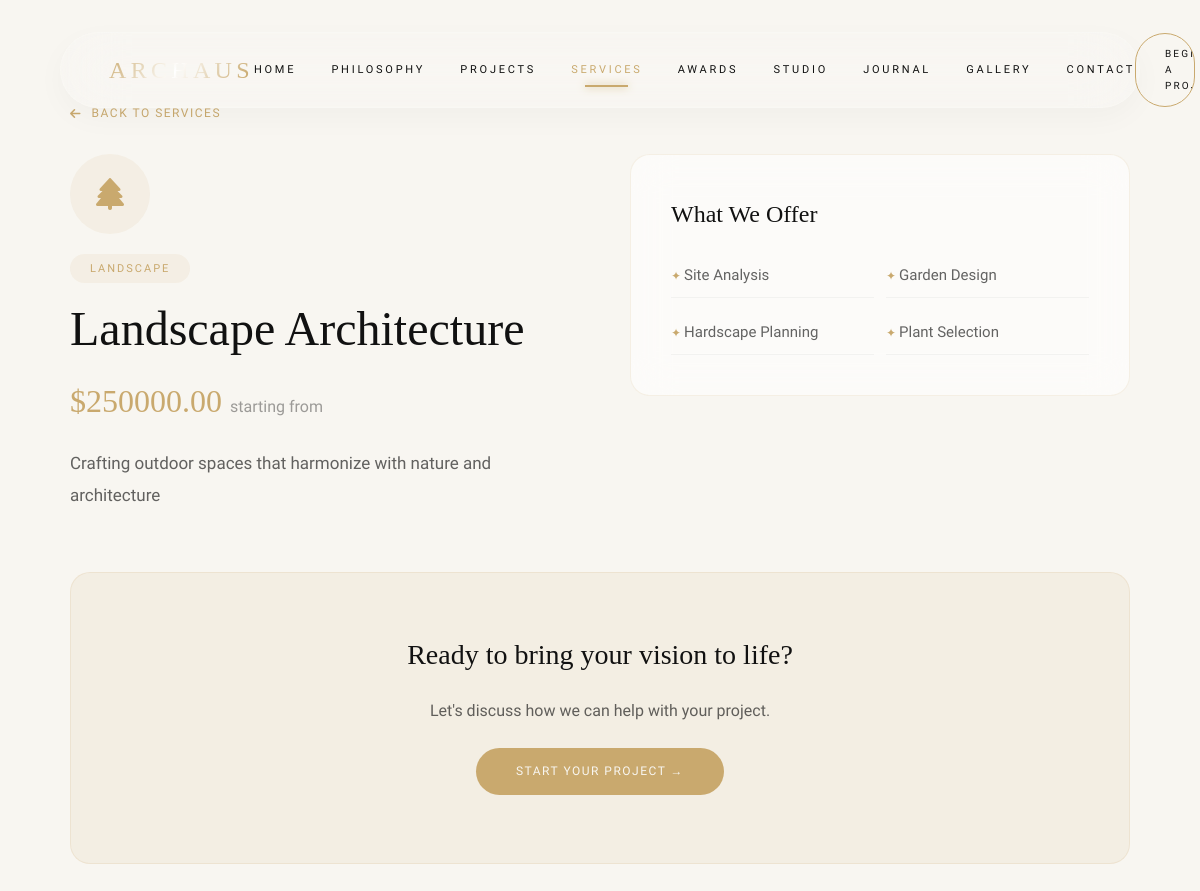
The page /services/landscape-architecture/ on the database its author committed.
### myapp/models.py (models this page shows, shortened)
class Service(models.Model):
    SERVICE_TYPES = [
        ("interior", "Interior Design"),
        ("exterior", "Exterior Design"),
        ("planning", "Planning Services"),
        ("architecture", "Architectural Design"),
        ("landscape", "Landscape Architecture"),
        ("urban", "Urban Planning"),
        ("consulting", "Consulting"),
    ]
    title = models.CharField(max_length=255)
    slug = models.SlugField(unique=True, blank=True)
    description = models.TextField()
    short_description = models.CharField(max_length=500, blank=True)
    service_type = models.CharField(max_length=20, choices=SERVICE_TYPES, default="architecture")
    icon_class = models.CharField(max_length=100, blank=True)
    icon_image = models.ImageField(upload_to="services/icons/", blank=True, null=True)
    features = models.JSONField(default=list, blank=True)
    starting_price = models.DecimalField(max_digits=10, decimal_places=2, null=True, blank=True)
    is_custom_pricing = models.BooleanField(default=True)
    is_published = models.BooleanField(default=True)
    order = models.PositiveIntegerField(default=0)
    created_at = models.DateTimeField(auto_now_add=True)
    updated_at = models.DateTimeField(auto_now=True)

### myapp/views.py (the view)
# urls.py: path('services/<slug:slug>/', views.service_detail, name='service_detail'),
def service_detail(request, slug):
    try:
        service = get_object_or_404(Service, slug=slug, is_published=True)
        return render(request, 'service_detail.html', {'service': service})
    except Http404:
        return render(request, '404.html', {'error': 'Service not found'}, status=404)
    except Exception as e:
        logger.error(f"Service detail error: {str(e)}")
        return render(request, 'service_detail.html', {'error': 'Unable to load service'})

### myapp/templates/service_detail.html (shortened to what this page needs)
<!DOCTYPE html>
{% load static %}
<html lang="en">
<head>
  <link rel="stylesheet" href="https://cdnjs.cloudflare.com/ajax/libs/font-awesome/6.4.0/css/all.min.css">
</head>
<body>
  <nav class="navbar" id="navbar">
    <a href="{% url 'myapp:home' %}" class="nav-logo">ARCHAUS</a>
    <div class="nav-links">
      <a href="{% url 'myapp:home' %}">Home</a>
      <a href="{% url 'myapp:philosophy' %}">Philosophy</a>
      <a href="{% url 'myapp:projects' %}">Projects</a>
      <a href="{% url 'myapp:services' %}" class="active">Services</a>
      <a href="{% url 'myapp:awards' %}">Awards</a>
      <a href="{% url 'myapp:studio' %}">Studio</a>
      <a href="{% url 'myapp:journal' %}">Journal</a>
      <a href="{% url 'myapp:gallery' %}">Gallery</a>
      <a href="{% url 'myapp:contact' %}">Contact</a>
    </div>
    <a href="{% url 'myapp:contact' %}" class="nav-cta">Begin a Project</a>
  </nav>
  <div class="mobile-menu-overlay" id="mobileMenu">
    <div class="mobile-menu-links">
    </div>
  </div>
  <div class="container">
    <a href="{% url 'myapp:services' %}" class="back-link"><i class="fas fa-arrow-left"></i> Back to Services</a>
    <div class="service-header">
      <div class="reveal">
        <div class="service-icon-large">
          <i class="{{ service.icon_class|default:'fa-solid fa-building' }}"></i>
        </div>
        <div class="service-type">{{ service.service_type|title|default:"Service" }}</div>
        <h1 class="service-title">{{ service.title }}</h1>
        {% if service.starting_price %}
        <div class="service-price">${{ service.starting_price }} <small>starting from</small></div>
        {% endif %}
        <p class="service-description">{{ service.description|default:service.short_description }}</p>
      </div>
      <div class="features-section reveal" style="transition-delay:0.1s;">
        <h3>What We Offer</h3>
        <ul class="features-list">
          {% if service.features %}
            {% for feature in service.features %}
              <li>{{ feature }}</li>
            {% endfor %}
          {% endif %}
        </ul>
      </div>
    </div>
    <div class="cta-section reveal" style="transition-delay:0.2s;">
      <h3>Ready to bring your vision to life?</h3>
      <p>Let's discuss how we can help with your project.</p>
      <a href="{% url 'myapp:contact' %}" class="cta-btn">Start Your Project →</a>
    </div>
  </div>
</body>
</html>

### rows shown on the page
Service: service_type "LANDSCAPE", title "Landscape Architecture", starting_price "250000.00", description "Crafting outdoor spaces that harmonize with nature and architecture"

### other values the page prints
{{ feature }} "Site Analysis" "Garden Design" "Hardscape Planning" "Plant Selection"
